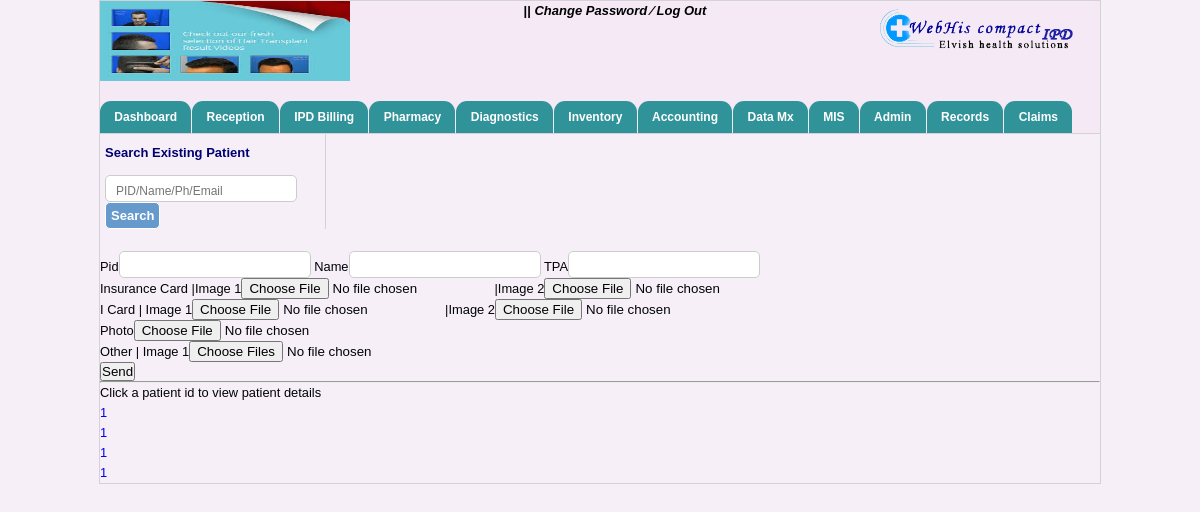
Screenshot of /patient_details.php with the database file from the repository.
### tables this page shows
CREATE TABLE IF NOT EXISTS `hospitals_info` (
  `hospital_name` varchar(40) NOT NULL,
  `hospital_add` varchar(40) NOT NULL,
  `hospital_email` varchar(40) NOT NULL,
  `hospital_helpline` int(40) NOT NULL,
  `hospital_fax` int(40) NOT NULL,
  `reception_no` varchar(100) NOT NULL,
  `ambulance_no` varchar(100) NOT NULL,
  `emergency_no` varchar(100) NOT NULL,
  `logo_path` varchar(200) NOT NULL,
  `img_path` varchar(200) NOT NULL
);

CREATE TABLE IF NOT EXISTS `patient_details` (
  `id` int(11) NOT NULL AUTO_INCREMENT,
  `pid` int(11) NOT NULL,
  `name` varchar(20) NOT NULL,
  `tpa` varchar(25) NOT NULL,
  `in_img1` varchar(60) NOT NULL,
  `in_img2` varchar(60) NOT NULL,
  `id_img1` varchar(60) NOT NULL,
  `id_img2` varchar(60) NOT NULL,
  `photo` varchar(60) NOT NULL,
  `o_img1` varchar(60) NOT NULL,
  `o_img2` varchar(60) NOT NULL,
  `corporate` varchar(35) NOT NULL,
  PRIMARY KEY (`id`)
);

### patient_details.php (the view, shortened to what this page needs)
<?php
include("header.php");
include("menubar.php");
?>
<div id="main_center_container">
    <div class="record_feed">
<form method="post" action="search_clam.php" autocomplete="off">
    	<div id="search_exist">
        	<div id="search_txt" class="p_adding">Search Existing Patient</div>
            <div class="p_adding">
            	<span>
<input type="text" name="search" placeholder="PID/Name/Ph/Email" id="inputStringCo" onKeyUp="lookupCo(this.value);" onBlur="fillCo();"  /></span>
                <span><input type="submit" name="find" value="Search" class="btn"/></span>
            </div>
        </div>
</form>
    </div>
</div>
<br>
<?php
$pid=$_SESSION['p_id'];
$pname=$_SESSION['p_name'];
    ?>
<form method="post" enctype="multipart/form-data">
    <p>Pid<input type="text" name="pid" value="<?php echo $pid; ?>">
      Name<input type="text" name="pname" value="<?php echo $pname; ?>">
      TPA<input type="text" name="tpa"></p>
      Insurance Card |Image 1<input type="file" id="in_img1" name="in_img1">|Image 2<input type="file" name="in_img2">  <br/>
      I Card | Image 1<input type="file" name="icard1">|Image 2<input type="file" name="icard2">  <br/>
      Photo<input type="file" name="photo"><br/>
      Other | Image 1<input multiple="true" type="file" name="o_1[]"><br/>
      <input type="submit" name="upload" value="Send">
      </form>
 <hr>
 Click a patient id to view patient details
 <?php
  $ssl=mysql_query("select pid from patient_details")or die(mysql_error());
  while ($pd=mysql_fetch_array($ssl))
  {
 ?>
<br/>
<a href="patients.php?pid=<?php echo $pd[0]; ?>" onclick="javascript:void window.open('patients.php?pid=<?php echo $pd[0]; ?>','1384252115538','width=700,height=500,toolbar=0,menubar=0,location=0,status=1,scrollbars=1,resizable=1,left=0,top=0');return false;"><?php echo $pd[0]; ?></a>
  <?php } ?>

### header.php (shortened to what this page needs)
<!DOCTYPE html PUBLIC "-//W3C//DTD XHTML 1.0 Transitional//EN" "http://www.w3.org/TR/xhtml1/DTD/xhtml1-transitional.dtd">
<html xmlns="http://www.w3.org/1999/xhtml">
<head>
    <link rel="stylesheet" href="includes1/searchStyle.css" type="text/css">
    <link rel="stylesheet" href="includes2/searchStyle.css" type="text/css">
    <link rel="stylesheet" href="includesConsumable/searchStyle.css" type="text/css">
    <link rel="stylesheet" href="includesMedicine/searchStyle.css" type="text/css">
    <link rel="stylesheet" href="includesAd/searchStyle.css" type="text/css">
    <link rel="stylesheet" href="includesCo/searchStyle.css" type="text/css">
	<link rel="stylesheet" href="patient-css.css" type="text/css">
    <link rel="stylesheet" href="includesOt/searchStyle.css" type="text/css">
    <link rel="stylesheet" href="includesIp/searchStyle.css" type="text/css">
    <link rel="stylesheet" href="includesCoP/searchStyle.css" type="text/css">
    <link rel="stylesheet" href="includesVp/searchStyle.css" type="text/css">
    <link rel="stylesheet" href="includesVpP/searchStyle.css" type="text/css">
    <link rel="stylesheet" href="includesD/searchStyle.css" type="text/css">
    <link rel="stylesheet" href="includesDs/searchStyle.css" type="text/css">
    <link rel="stylesheet" href="includesR/searchStyle.css" type="text/css">
    <link rel="stylesheet" href="includesDi/searchStyle.css" type="text/css">
<link rel="stylesheet" type="text/css" href="css/doc.css" />
<link rel="stylesheet" type="text/css" href="css/jquery.timeentry.css" />
<link rel="stylesheet" type="text/css" href="css/jquery.timepicker.css" />
<link rel="stylesheet" type="text/css" href="css/jquey-ui.css" />
<link rel="stylesheet" type="text/css" href="css/login-code.css" />
<link rel="stylesheet" type="text/css" href="css/mainstyle.css" />
<link rel="stylesheet" type="text/css" href="css/style_by.css" />
<link rel="stylesheet" type="text/css" href="css/tabcode.css" />
<link rel="stylesheet" type="text/css" href="css/tab-code.css" />
<link rel="stylesheet" type="text/css" href="css/patient-css.css" />
</head>
<body>
<div id="container">
	<div id="header" style="background:rgba(243, 232, 245, 0.67); width:1000px;">
    	<div id="logo_side">
        	<?php
				$data=mysql_query("select * from hospitals_info");
				$info=mysql_fetch_array($data);
                                echo '<img src="'.$info['logo_path'].'" height="100"/>';
                                ?>
        </div>
        	<div class="welcome" style="width:530px;">
            <span id="sign">
                <?php echo $_SESSION['uname']; echo $_SESSION['uid'];  ?> ||
            	<a href="#">Change Password </a>
                <a href="#">&frasl;</a>
                <a href="log_out.php" onclick="disableBackButton()">Log Out</a>
             </span>
            </div>
        <div id="sign_in_up">
             <div id="power_by"><img src="image/logo.png" align="left"/></div>
        </div>
    </div>

### includesConsumable/searchStyle.css (style rules this page uses)
body { font-family:Arial, Helvetica, sans-serif; font-size:11px; color:000; }

### includesCo/searchStyle.css (style rules this page uses)
body { font-family:Arial, Helvetica, sans-serif; font-size:11px; color:000; }

### includesOt/searchStyle.css (style rules this page uses)
body { font-family:Arial, Helvetica, sans-serif; font-size:11px; color:000; }

### includesIp/searchStyle.css (style rules this page uses)
body { font-family:Arial, Helvetica, sans-serif; font-size:11px; color:000; }

### includesCoP/searchStyle.css (style rules this page uses)
body { font-family:Arial, Helvetica, sans-serif; font-size:11px; color:000; }

### includesVp/searchStyle.css (style rules this page uses)
body { font-family:Arial, Helvetica, sans-serif; font-size:11px; color:000; }

### includesVpP/searchStyle.css (style rules this page uses)
body { font-family:Arial, Helvetica, sans-serif; font-size:11px; color:000; }

### includesD/searchStyle.css (style rules this page uses)
body { font-family:Arial, Helvetica, sans-serif; font-size:11px; color:000; }

### includesDs/searchStyle.css (style rules this page uses)
body { font-family:Arial, Helvetica, sans-serif; font-size:11px; color:000; }

### includesR/searchStyle.css (style rules this page uses)
body { font-family:Arial, Helvetica, sans-serif; font-size:11px; color:000; }

### includesDi/searchStyle.css (style rules this page uses)
body { font-family:Arial, Helvetica, sans-serif; font-size:11px; color:000; }

### css/doc.css (style rules this page uses)
body { margin:0; padding:0; font-size:80.5%; font-family:Arial,'Lucida sans unicode'; line-height:20px; text-align:left; width:100%; color:#000305; }
* { margin:0px; padding:0px; }
a { text-decoration:none; }
div, table, h1, h2, h3, h4, h5, h6, span, tr, td, img, form { margin:0px; padding:0px; border:none; }
.p_adding { padding:0px 5px; }
#container { margin:0px auto; padding:0px; width:1000px; border:1px solid lightgray; }
#container #header { height:85px; width:1000px; margin:0 auto; }
#container #header #logo_side { width:25%; float:left; }
.welcome { float:left; width:55%; text-align:center; }
#container #header #logo_side img { width:150px; height:80px; margin-top:0px; padding:0px; }
#container #header #sign_in_up { width:20%; float:left; margin-top:0.5%; }
.record_feed { width:100%; background:#E8E8E8; border-bottom:1px solid lightgray; margin:0 auto; }
.record_feed #search_exist { float:left; padding:10px 0px 0px 0px; width:22.5%; border-right:1px solid lightgray; }
.record_feed #search_exist #search_txt { font-size:13px; font-weight:700; color:#000071; margin-bottom:10px; }

### css/login-code.css (style rules this page uses)
input[type="text"],input[type="password"],input[type="date"] { width: 170px; height: 25px; padding: 5px 10px 0px 10px; margin:2px 0 0px 0; background:#FFF; border-radius: 5px; -moz-border-radius: 5px; -webkit-border-radius: 5px; font-family:Arial, Arial, Helvetica, sans-serif; font-size: 14px; color:#000; border:1px solid #CCC; }

### css/mainstyle.css (style rules this page uses)
body { background:rgba(243, 232, 245, 0.67); margin:0px; padding:0px width:100%; }
html { width:100%; }
* { margin:0px; padding:0px; }
* { font:Georgia, "Times New Roman", Times, serif }

### css/style_by.css (style rules this page uses)
* { margin:0px; padding:0px; }
a { text-decoration:none; }
div, table, h1, h2, h3, h4, h5, h6, span, tr, td, img, form { margin:0px; padding:0px; border:none; }
.p_adding { padding:0px 5px; }
#container { margin:0px auto; padding:0px; width:1000px; border:1px solid lightgray; }
#container #header { height:100px; width:1000px; margin:0 auto; }
#container #header #logo_side { width:25%; float:left; }
.welcome { float:left; width:55%; text-align:center; font-weight:700; font-size:13px; }
.welcome #sign a { color:#000; font-style:italic }
#container #header #logo_side img { width:100%; }
#container #header #sign_in_up { width:20%; float:left; margin-top:0.5%; }
.record_feed { width:100%; background: rgba(243, 232, 245, 0.67); border-bottom:1px solid lightgray; margin:0 auto; }
.record_feed #search_exist { float:left; padding:10px 0px 0px 0px; width:22.5%; border-right:1px solid lightgray; }
.record_feed #search_exist #search_txt { font-size:13px; font-weight:700; color:#000071; margin-bottom:10px; }
.btn { background:#6699cc; color:#FFFFFF !important; font-size:13px; padding:5px; cursor:pointer; border:1px solid #FFF; border-radius:5px; font-weight:700; }
input[type="text"] { height:20px; border:1px solid #CCC; border-radius:5px; font-size:12px; font-weight:300; }

### rows the page displays
hospitals_info: logo_path (picture)
patient_details: pid "1"
patient_details: pid "1"
patient_details: pid "1"
patient_details: pid "1"
